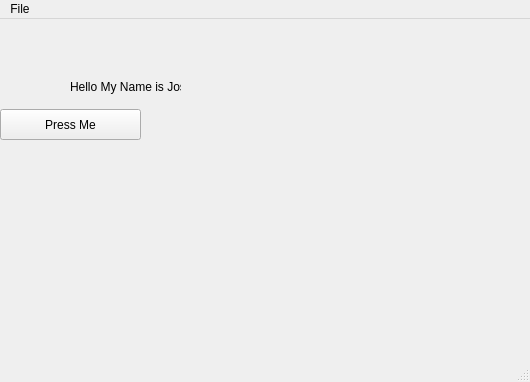
<?xml version="1.0" encoding="UTF-8"?>
<ui version="4.0">
 <class>MainWindow</class>
 <widget class="QMainWindow" name="MainWindow">
  <property name="geometry">
   <rect>
    <x>0</x>
    <y>0</y>
    <width>530</width>
    <height>382</height>
   </rect>
  </property>
  <property name="windowTitle">
   <string>MainWindow</string>
  </property>
  <widget class="QWidget" name="centralwidget">
   <widget class="QPushButton" name="button1">
    <property name="geometry">
     <rect>
      <x>0</x>
      <y>90</y>
      <width>141</width>
      <height>31</height>
     </rect>
    </property>
    <property name="text">
     <string>Press Me</string>
    </property>
   </widget>
   <widget class="QLabel" name="label1">
    <property name="geometry">
     <rect>
      <x>70</x>
      <y>60</y>
      <width>111</width>
      <height>16</height>
     </rect>
    </property>
    <property name="text">
     <string>Hello My Name is Josh</string>
    </property>
   </widget>
  </widget>
  <widget class="QMenuBar" name="menubar">
   <property name="geometry">
    <rect>
     <x>0</x>
     <y>0</y>
     <width>530</width>
     <height>21</height>
    </rect>
   </property>
   <widget class="QMenu" name="menuFile">
    <property name="title">
     <string>File</string>
    </property>
   </widget>
   <addaction name="menuFile"/>
  </widget>
  <widget class="QStatusBar" name="statusbar"/>
 </widget>
 <resources/>
 <connections/>
</ui>
